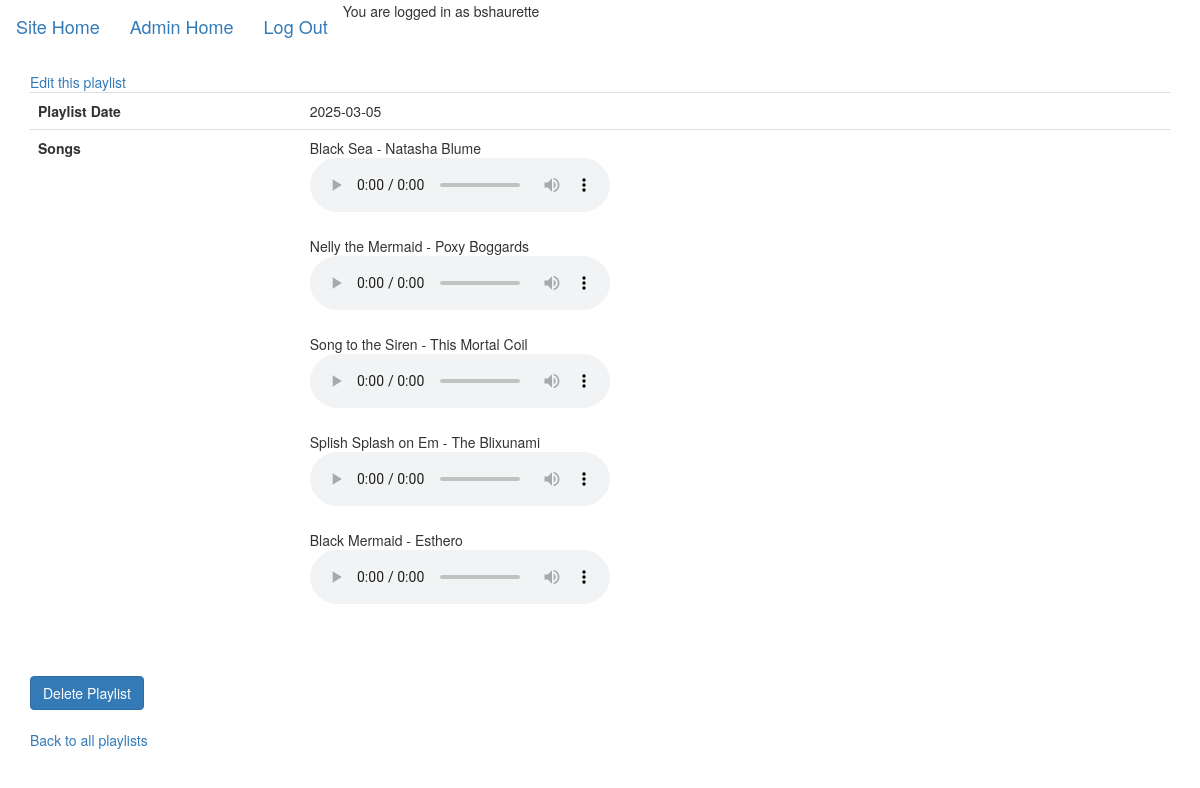
Screenshot of /admin/playlist/1 (signed in) with the database file from the repository.
### tables this page shows
CREATE TABLE user (
  id INTEGER PRIMARY KEY AUTOINCREMENT,
  username TEXT UNIQUE NOT NULL,
  password TEXT NOT NULL
);

CREATE TABLE playlist (
    id INTEGER PRIMARY KEY AUTOINCREMENT,
    play_date DATE NOT NULL UNIQUE,
    created_at DATE NOT NULL DEFAULT CURRENT_DATE
);

CREATE TABLE song (
    id INTEGER PRIMARY KEY AUTOINCREMENT,
    artist TEXT,
    title TEXT NOT NULL,
    filepath TEXT NOT NULL,
    duration TEXT,
    album_name TEXT,
    album_art TEXT,
    playlist_id INTEGER,
    created_at DATE NOT NULL DEFAULT CURRENT_DATE,
    FOREIGN KEY(playlist_id) REFERENCES playlist(id)
);

### fivesongs/admin.py (the view)
@bp.route('/admin/playlist/<int:id>', methods=('GET', 'POST'))
@login_required
def playlist(id):
    db = get_db()
    playlist_query = f"SELECT id, play_date, created_at FROM playlist WHERE id = {id}"
    db_playlist = db.execute(playlist_query).fetchone()
    song_query = f"SELECT id, artist, title, filepath, album_art FROM song WHERE playlist_id = {id} ORDER BY id ASC"
    db_songs = db.execute(song_query).fetchall()
    return render_template('admin/playlist.html', songs=db_songs, playlist=db_playlist)

### fivesongs/auth.py (called while the page is built)
@bp.before_app_request
def load_logged_in_user():
    user_id = session.get('user_id')
    if user_id is None:
        g.user = None
    else:
        g.user = get_db().execute(
            'SELECT * FROM user WHERE id = ?', (user_id,)
        ).fetchone()

def login_required(view):
    @functools.wraps(view)
    def wrapped_view(**kwargs):
        if g.user is None:
            return redirect(url_for('auth.login'))
        return view(**kwargs)
    return wrapped_view

### fivesongs/db.py (called while the page is built)
def get_db():
    if 'db' not in g:
        g.db = sqlite3.connect(
            current_app.config['DATABASE'],
            detect_types=sqlite3.PARSE_DECLTYPES
        )
        g.db.row_factory = sqlite3.Row
    return g.db

### fivesongs/templates/admin/playlist.html
{% extends 'adminbase.html' %}
{% block content %}
  {% if playlist %}
    <a href="/admin/playlist/edit/{{ playlist.id }}">Edit this playlist</a><br />
    <table class="table">
      <tbody>
        <tr>
          <th scope="row">Playlist Date</th>
          <td>{{ playlist.play_date }}</td>
        </tr>
        <tr>
          <th scope="row">Songs</th>
          <td>
            {% if songs %}
              {% for song in songs %}
                {{ song.title }} - {{ song.artist }}<br />
                <audio controls>
                  <source src="/static/musicfiles/{{ song.filepath }}" type="audio/mp3">
                </audio><br /><br />
              {% endfor %}
            {% endif %}
          </td>
        </tr>
      </tbody>
    </table>
    <br />
    <form action="/admin/playlist/delete/{{ playlist.id }}" method="post" enctype="multipart/form-data">
      <button type="submit" class="btn btn-primary">Delete Playlist</button>
    </form>
    <br />
  {% else %}
    No playlist - how did you get here?
  {% endif %}
  <p><a href="/admin/playlists">Back to all playlists</a></p>
{% endblock %}

### fivesongs/templates/adminbase.html (shortened to what this page needs)
<!DOCTYPE html>
<html lang="en">
<head>
  <link rel="stylesheet" type="text/css" href="{{ url_for('static', filename='css/bootstrap.min.css') }}">
</head>
<body>
<nav class="navbar navbar-light bg-light">
  <a class="navbar-brand" href="/">Site Home</a>
  <a class="navbar-brand" href="/admin">Admin Home</a>
  <a class="navbar-brand" href="{{ url_for('auth.logout') }}">Log Out</a>
  {% if g.user %}
    <div>You are logged in as {{ g.user['username'] }}</div>
  {% else %}
    <a href="{{ url_for('auth.register') }}">Register</a>
    <a href="{{ url_for('auth.login') }}">Log In</a>
  {% endif %}
</nav>
<div class="container">
  {% block content %}{% endblock %}
</div>
</body>
</html>

### rows the page displays
user: user.username "bshaurette"
playlist: play_date "2025-03-05"
song: title "Black Sea", artist "Natasha Blume"
song: title "Nelly the Mermaid", artist "Poxy Boggards"
song: title "Song to the Siren", artist "This Mortal Coil"
song: title "Splish Splash on Em", artist "The Blixunami"
song: title "Black Mermaid", artist "Esthero"
